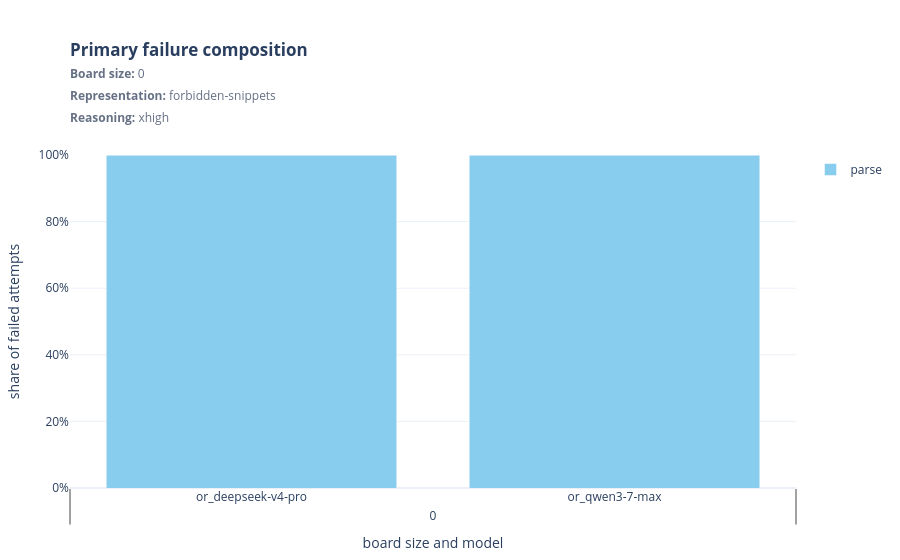

Here is the notebook cell this chart was saved with:
### Markdown cell above
## Primary failure composition

### Code cell
for figure in plot_primary_failure_bars(aggregate):
    display(figure)

### Figure 1 — Plotly figure (JSON) as saved in the notebook; plotly's stock layout.template omitted (floating-point values rounded to 4 significant figures)
{"data": [{"customdata": [["0", "or_deepseek-v4-pro", 1]], "hovertemplate": "board size=%{customdata[0]}<br>model=%{customdata[1]}<br>parse: %{customdata[2]} (%{y:.1%} of failures)<extra></extra>", "legendgroup": "parse", "marker": {"color": "rgb(136, 204, 238)"}, "name": "parse", "showlegend": true, "type": "bar", "x": [["0"], ["or_deepseek-v4-pro"]], "y": [1]}, {"customdata": [["0", "or_qwen3-7-max", 1]], "hovertemplate": "board size=%{customdata[0]}<br>model=%{customdata[1]}<br>parse: %{customdata[2]} (%{y:.1%} of failures)<extra></extra>", "legendgroup": "parse", "marker": {"color": "rgb(136, 204, 238)"}, "name": "parse", "showlegend": false, "type": "bar", "x": [["0"], ["or_qwen3-7-max"]], "y": [1]}], "layout": {"barmode": "stack", "legend": {"title": {"text": ""}, "traceorder": "reversed"}, "margin": {"b": 70, "l": 70, "r": 30, "t": 155}, "title": {"text": "<b>Primary failure composition</b><br><span style='font-size:12px;color:#667085'><b>Board size:</b> 0<br><b>Representation:</b> forbidden-snippets<br><b>Reasoning:</b> xhigh</span>", "x": 0, "xanchor": "left", "xref": "paper", "y": 0.9, "yanchor": "top"}, "xaxis": {"title": {"text": "board size and model"}, "type": "multicategory"}, "yaxis": {"range": [0, 1], "tickformat": ".0%", "title": {"text": "share of failed attempts"}}}}
